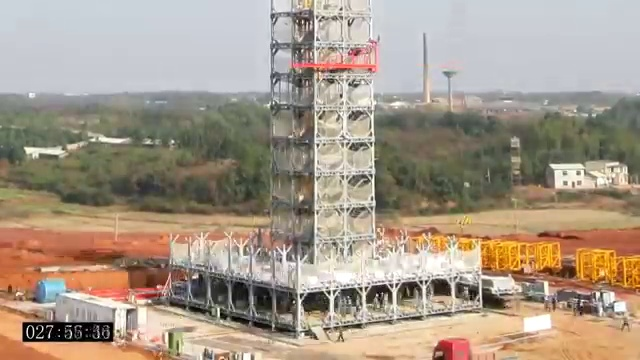
#> input picture src/Domain/frame_2.jpg, 640 x 360 px
$ python -i Hough.py   (imports and definitions only)
#> lines starting #> are read from the running program, lines starting #| are printed output that depends on the picture; after the words box and inside, x2 and y2 are one past the last pixel; in counts of white or black regions, pixels touching at a corner belong together
#> further down, picture is the input picture: shape (360, 640, 3); mean B, G, R 136.5, 152.5, 166.6
import numpy as np
import cv2 as cv
import math

# [25 lines left out: function HoughLinesPadrao, not called in this run]

def HoughLinesProbabilistico(img, cor = (0,255,0), espes_linha = 1, limiares = 50, minLineGap = 50, maxLineGap = 10):

    # Detectar as bordas da imagem usando um detector Canny
#> called with cor = (0, 255, 0), espes_linha = 1, limiares = 50, minLineGap = 50, maxLineGap = 10
    dst = cv.Canny(img, 50, 200, None, 3)
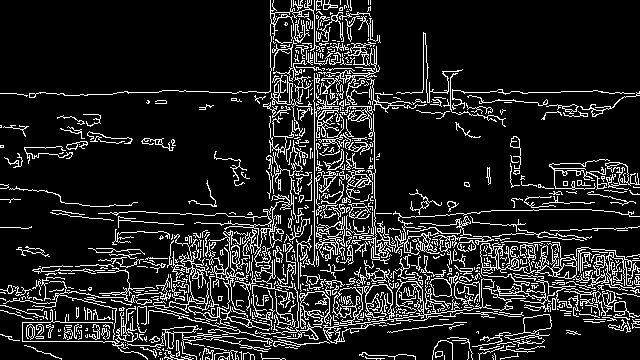
#> dst: shape (360, 640); 13.4% white in thin lines or dots

    img_saida = img
    theta = []

    lines = cv.HoughLines(dst, 1, np.pi / 180, limiares, None, 0, 0)
    if lines is not None:
        for i in range(0, len(lines)):
            theta.append(math.degrees(lines[i][0][1]) + 90)
#> after the loop, theta = 10631 values, max 269 at index 229, min 90 at index 0, mean 178.7

    linesP = cv.HoughLinesP(dst, 1, np.pi / 180, limiares, None, minLineGap, maxLineGap)
#> linesP = 294 rows, first 6: [314, 292, 314, 0], [524, 307, 625, 303], [191, 320, 482, 299], [173, 270, 300, 270], [7, 288, 78, 292], [578, 230, 639, 226]

    if linesP is not None:
        for i in range(0, len(linesP)):
            l = linesP[i][0]
            # Imagem, Ponto1(x,y), Ponto2(x,y), cor, espessura, Número de bits, tipo de linha
            cv.line(img_saida, (l[0], l[1]), (l[2], l[3]), cor, espes_linha, cv.LINE_AA)
#> this loop made 294 passes
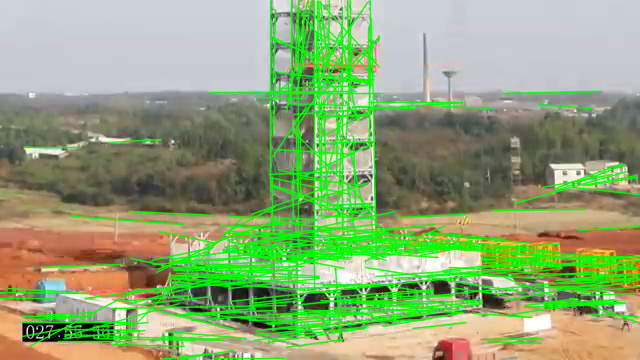
#> img_saida: shape (360, 640, 3); mean B, G, R 119, 166.7, 143.8

    return [img_saida, theta]

# [36 lines left out: function HoughLinesProbabilistico2, not called in this run]

>>> import cv2
>>> picture = cv2.imread('frame_2.jpg')
>>> result = HoughLinesProbabilistico(picture)
#> result = 2 items

$ run again, on src/Domain/frame_3.jpg
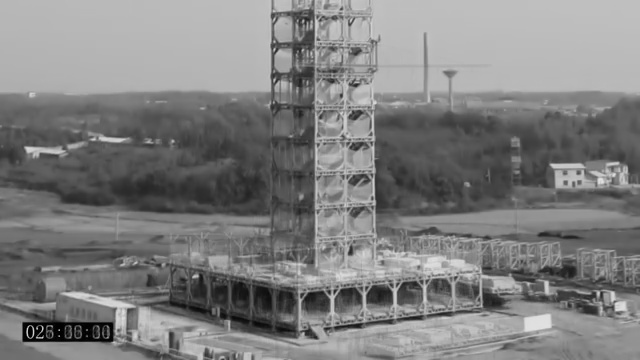
#> input picture src/Domain/frame_3.jpg, 640 x 360 px
#> picture is the input picture: shape (360, 640, 3); min 0, max 226, mean 127.2
#> in HoughLinesProbabilistico, `dst = cv.Canny(img, 50, 200, None, 3)`:
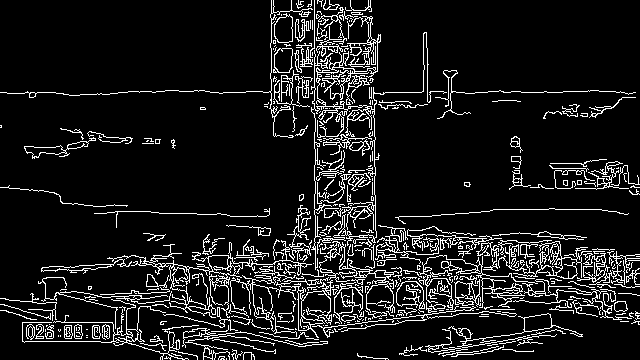
#> dst: shape (360, 640); 10.4% white in thin lines or dots
#> after the loop in HoughLinesProbabilistico, `for i in range(0, len(lines)):`: theta = 7067 values, max 269 at index 97, min 90 at index 19, mean 175.2
#> linesP = 190 rows, first 6: [503, 92, 562, 92], [205, 285, 296, 277], [512, 269, 639, 258], [496, 297, 548, 289], [471, 264, 616, 254], [95, 264, 182, 265]
#> the loop in HoughLinesProbabilistico, `for i in range(0, len(linesP)):` made 190 passes
#> after the loop in HoughLinesProbabilistico, `for i in range(0, len(linesP)):`:
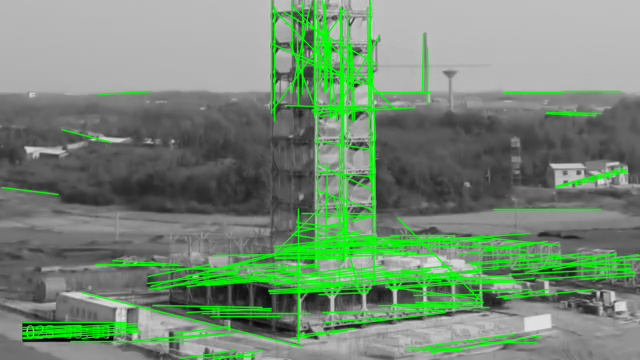
#> img_saida: shape (360, 640, 3); 16.14% of pixels changed, all inside (x1, y1, x2, y2) = (1, 0, 640, 360)
#> result = 2 items
